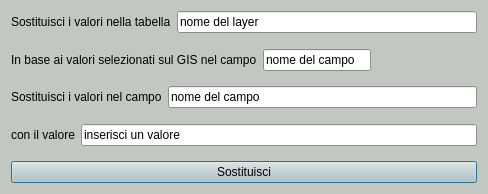
<?xml version="1.0" encoding="UTF-8"?>
<ui version="4.0">
 <class>DialogSostituisciValori</class>
 <widget class="QDialog" name="DialogSostituisciValori">
  <property name="geometry">
   <rect>
    <x>0</x>
    <y>0</y>
    <width>488</width>
    <height>194</height>
   </rect>
  </property>
  <property name="palette">
   <palette>
    <active>
     <colorrole role="WindowText">
      <brush brushstyle="SolidPattern">
       <color alpha="255">
        <red>0</red>
        <green>0</green>
        <blue>0</blue>
       </color>
      </brush>
     </colorrole>
     <colorrole role="Button">
      <brush brushstyle="SolidPattern">
       <color alpha="255">
        <red>194</red>
        <green>200</green>
        <blue>193</blue>
       </color>
      </brush>
     </colorrole>
     <colorrole role="Light">
      <brush brushstyle="SolidPattern">
       <color alpha="255">
        <red>255</red>
        <green>255</green>
        <blue>255</blue>
       </color>
      </brush>
     </colorrole>
     <colorrole role="Midlight">
      <brush brushstyle="SolidPattern">
       <color alpha="255">
        <red>224</red>
        <green>227</green>
        <blue>224</blue>
       </color>
      </brush>
     </colorrole>
     <colorrole role="Dark">
      <brush brushstyle="SolidPattern">
       <color alpha="255">
        <red>97</red>
        <green>100</green>
        <blue>96</blue>
       </color>
      </brush>
     </colorrole>
     <colorrole role="Mid">
      <brush brushstyle="SolidPattern">
       <color alpha="255">
        <red>129</red>
        <green>133</green>
        <blue>129</blue>
       </color>
      </brush>
     </colorrole>
     <colorrole role="Text">
      <brush brushstyle="SolidPattern">
       <color alpha="255">
        <red>0</red>
        <green>0</green>
        <blue>0</blue>
       </color>
      </brush>
     </colorrole>
     <colorrole role="BrightText">
      <brush brushstyle="SolidPattern">
       <color alpha="255">
        <red>255</red>
        <green>255</green>
        <blue>255</blue>
       </color>
      </brush>
     </colorrole>
     <colorrole role="ButtonText">
      <brush brushstyle="SolidPattern">
       <color alpha="255">
        <red>0</red>
        <green>0</green>
        <blue>0</blue>
       </color>
      </brush>
     </colorrole>
     <colorrole role="Base">
      <brush brushstyle="SolidPattern">
       <color alpha="255">
        <red>255</red>
        <green>255</green>
        <blue>255</blue>
       </color>
      </brush>
     </colorrole>
     <colorrole role="Window">
      <brush brushstyle="SolidPattern">
       <color alpha="255">
        <red>194</red>
        <green>200</green>
        <blue>193</blue>
       </color>
      </brush>
     </colorrole>
     <colorrole role="Shadow">
      <brush brushstyle="SolidPattern">
       <color alpha="255">
        <red>0</red>
        <green>0</green>
        <blue>0</blue>
       </color>
      </brush>
     </colorrole>
     <colorrole role="AlternateBase">
      <brush brushstyle="SolidPattern">
       <color alpha="255">
        <red>224</red>
        <green>227</green>
        <blue>224</blue>
       </color>
      </brush>
     </colorrole>
     <colorrole role="ToolTipBase">
      <brush brushstyle="SolidPattern">
       <color alpha="255">
        <red>255</red>
        <green>255</green>
        <blue>220</blue>
       </color>
      </brush>
     </colorrole>
     <colorrole role="ToolTipText">
      <brush brushstyle="SolidPattern">
       <color alpha="255">
        <red>0</red>
        <green>0</green>
        <blue>0</blue>
       </color>
      </brush>
     </colorrole>
     <colorrole role="PlaceholderText">
      <brush brushstyle="SolidPattern">
       <color alpha="128">
        <red>0</red>
        <green>0</green>
        <blue>0</blue>
       </color>
      </brush>
     </colorrole>
    </active>
    <inactive>
     <colorrole role="WindowText">
      <brush brushstyle="SolidPattern">
       <color alpha="255">
        <red>0</red>
        <green>0</green>
        <blue>0</blue>
       </color>
      </brush>
     </colorrole>
     <colorrole role="Button">
      <brush brushstyle="SolidPattern">
       <color alpha="255">
        <red>194</red>
        <green>200</green>
        <blue>193</blue>
       </color>
      </brush>
     </colorrole>
     <colorrole role="Light">
      <brush brushstyle="SolidPattern">
       <color alpha="255">
        <red>255</red>
        <green>255</green>
        <blue>255</blue>
       </color>
      </brush>
     </colorrole>
     <colorrole role="Midlight">
      <brush brushstyle="SolidPattern">
       <color alpha="255">
        <red>224</red>
        <green>227</green>
        <blue>224</blue>
       </color>
      </brush>
     </colorrole>
     <colorrole role="Dark">
      <brush brushstyle="SolidPattern">
       <color alpha="255">
        <red>97</red>
        <green>100</green>
        <blue>96</blue>
       </color>
      </brush>
     </colorrole>
     <colorrole role="Mid">
      <brush brushstyle="SolidPattern">
       <color alpha="255">
        <red>129</red>
        <green>133</green>
        <blue>129</blue>
       </color>
      </brush>
     </colorrole>
     <colorrole role="Text">
      <brush brushstyle="SolidPattern">
       <color alpha="255">
        <red>0</red>
        <green>0</green>
        <blue>0</blue>
       </color>
      </brush>
     </colorrole>
     <colorrole role="BrightText">
      <brush brushstyle="SolidPattern">
       <color alpha="255">
        <red>255</red>
        <green>255</green>
        <blue>255</blue>
       </color>
      </brush>
     </colorrole>
     <colorrole role="ButtonText">
      <brush brushstyle="SolidPattern">
       <color alpha="255">
        <red>0</red>
        <green>0</green>
        <blue>0</blue>
       </color>
      </brush>
     </colorrole>
     <colorrole role="Base">
      <brush brushstyle="SolidPattern">
       <color alpha="255">
        <red>255</red>
        <green>255</green>
        <blue>255</blue>
       </color>
      </brush>
     </colorrole>
     <colorrole role="Window">
      <brush brushstyle="SolidPattern">
       <color alpha="255">
        <red>194</red>
        <green>200</green>
        <blue>193</blue>
       </color>
      </brush>
     </colorrole>
     <colorrole role="Shadow">
      <brush brushstyle="SolidPattern">
       <color alpha="255">
        <red>0</red>
        <green>0</green>
        <blue>0</blue>
       </color>
      </brush>
     </colorrole>
     <colorrole role="AlternateBase">
      <brush brushstyle="SolidPattern">
       <color alpha="255">
        <red>224</red>
        <green>227</green>
        <blue>224</blue>
       </color>
      </brush>
     </colorrole>
     <colorrole role="ToolTipBase">
      <brush brushstyle="SolidPattern">
       <color alpha="255">
        <red>255</red>
        <green>255</green>
        <blue>220</blue>
       </color>
      </brush>
     </colorrole>
     <colorrole role="ToolTipText">
      <brush brushstyle="SolidPattern">
       <color alpha="255">
        <red>0</red>
        <green>0</green>
        <blue>0</blue>
       </color>
      </brush>
     </colorrole>
     <colorrole role="PlaceholderText">
      <brush brushstyle="SolidPattern">
       <color alpha="128">
        <red>0</red>
        <green>0</green>
        <blue>0</blue>
       </color>
      </brush>
     </colorrole>
    </inactive>
    <disabled>
     <colorrole role="WindowText">
      <brush brushstyle="SolidPattern">
       <color alpha="255">
        <red>97</red>
        <green>100</green>
        <blue>96</blue>
       </color>
      </brush>
     </colorrole>
     <colorrole role="Button">
      <brush brushstyle="SolidPattern">
       <color alpha="255">
        <red>194</red>
        <green>200</green>
        <blue>193</blue>
       </color>
      </brush>
     </colorrole>
     <colorrole role="Light">
      <brush brushstyle="SolidPattern">
       <color alpha="255">
        <red>255</red>
        <green>255</green>
        <blue>255</blue>
       </color>
      </brush>
     </colorrole>
     <colorrole role="Midlight">
      <brush brushstyle="SolidPattern">
       <color alpha="255">
        <red>224</red>
        <green>227</green>
        <blue>224</blue>
       </color>
      </brush>
     </colorrole>
     <colorrole role="Dark">
      <brush brushstyle="SolidPattern">
       <color alpha="255">
        <red>97</red>
        <green>100</green>
        <blue>96</blue>
       </color>
      </brush>
     </colorrole>
     <colorrole role="Mid">
      <brush brushstyle="SolidPattern">
       <color alpha="255">
        <red>129</red>
        <green>133</green>
        <blue>129</blue>
       </color>
      </brush>
     </colorrole>
     <colorrole role="Text">
      <brush brushstyle="SolidPattern">
       <color alpha="255">
        <red>97</red>
        <green>100</green>
        <blue>96</blue>
       </color>
      </brush>
     </colorrole>
     <colorrole role="BrightText">
      <brush brushstyle="SolidPattern">
       <color alpha="255">
        <red>255</red>
        <green>255</green>
        <blue>255</blue>
       </color>
      </brush>
     </colorrole>
     <colorrole role="ButtonText">
      <brush brushstyle="SolidPattern">
       <color alpha="255">
        <red>97</red>
        <green>100</green>
        <blue>96</blue>
       </color>
      </brush>
     </colorrole>
     <colorrole role="Base">
      <brush brushstyle="SolidPattern">
       <color alpha="255">
        <red>194</red>
        <green>200</green>
        <blue>193</blue>
       </color>
      </brush>
     </colorrole>
     <colorrole role="Window">
      <brush brushstyle="SolidPattern">
       <color alpha="255">
        <red>194</red>
        <green>200</green>
        <blue>193</blue>
       </color>
      </brush>
     </colorrole>
     <colorrole role="Shadow">
      <brush brushstyle="SolidPattern">
       <color alpha="255">
        <red>0</red>
        <green>0</green>
        <blue>0</blue>
       </color>
      </brush>
     </colorrole>
     <colorrole role="AlternateBase">
      <brush brushstyle="SolidPattern">
       <color alpha="255">
        <red>194</red>
        <green>200</green>
        <blue>193</blue>
       </color>
      </brush>
     </colorrole>
     <colorrole role="ToolTipBase">
      <brush brushstyle="SolidPattern">
       <color alpha="255">
        <red>255</red>
        <green>255</green>
        <blue>220</blue>
       </color>
      </brush>
     </colorrole>
     <colorrole role="ToolTipText">
      <brush brushstyle="SolidPattern">
       <color alpha="255">
        <red>0</red>
        <green>0</green>
        <blue>0</blue>
       </color>
      </brush>
     </colorrole>
     <colorrole role="PlaceholderText">
      <brush brushstyle="SolidPattern">
       <color alpha="128">
        <red>0</red>
        <green>0</green>
        <blue>0</blue>
       </color>
      </brush>
     </colorrole>
    </disabled>
   </palette>
  </property>
  <property name="windowTitle">
   <string>Dialog</string>
  </property>
  <layout class="QGridLayout" name="gridLayout">
   <item row="2" column="0">
    <layout class="QFormLayout" name="formLayout">
     <item row="0" column="0">
      <widget class="QLabel" name="nome_campoLabel">
       <property name="text">
        <string>Sostituisci i valori nel campo</string>
       </property>
      </widget>
     </item>
     <item row="0" column="1">
      <widget class="QLineEdit" name="nome_campoLineEdit">
       <property name="text">
        <string>nome del campo</string>
       </property>
      </widget>
     </item>
    </layout>
   </item>
   <item row="3" column="0">
    <layout class="QFormLayout" name="formLayout_2">
     <item row="0" column="0">
      <widget class="QLabel" name="sostituisci_conLabel">
       <property name="text">
        <string>con il valore</string>
       </property>
      </widget>
     </item>
     <item row="0" column="1">
      <widget class="QLineEdit" name="sostituisci_conLineEdit">
       <property name="text">
        <string>inserisci un valore</string>
       </property>
      </widget>
     </item>
    </layout>
   </item>
   <item row="4" column="0">
    <widget class="QPushButton" name="pushButton">
     <property name="text">
      <string>Sostituisci</string>
     </property>
    </widget>
   </item>
   <item row="1" column="0">
    <layout class="QFormLayout" name="formLayout_3">
     <property name="fieldGrowthPolicy">
      <enum>QFormLayout::FieldsStayAtSizeHint</enum>
     </property>
     <item row="0" column="0">
      <widget class="QLabel" name="campoIDLabel">
       <property name="text">
        <string>In base ai valori selezionati sul GIS nel campo</string>
       </property>
      </widget>
     </item>
     <item row="0" column="1">
      <widget class="QLineEdit" name="campoIDLineEdit">
       <property name="text">
        <string>nome del campo</string>
       </property>
      </widget>
     </item>
    </layout>
   </item>
   <item row="0" column="0">
    <layout class="QFormLayout" name="formLayout_4">
     <item row="0" column="0">
      <widget class="QLabel" name="nometabellaLabel">
       <property name="text">
        <string>Sostituisci i valori nella tabella</string>
       </property>
      </widget>
     </item>
     <item row="0" column="1">
      <widget class="QLineEdit" name="nome_tabellaLineEdit">
       <property name="text">
        <string>nome del layer</string>
       </property>
      </widget>
     </item>
    </layout>
   </item>
  </layout>
 </widget>
 <resources/>
 <connections/>
</ui>
